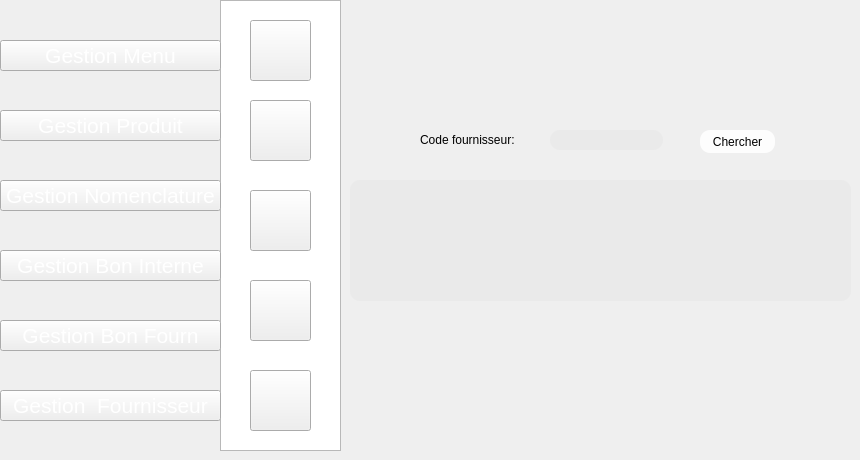
    <widget class="QWidget" name="page_108">
     <widget class="QPushButton" name="pushButton_1225">
      <property name="geometry">
       <rect>
        <x>0</x>
        <y>180</y>
        <width>221</width>
        <height>31</height>
       </rect>
      </property>
      <property name="font">
       <font>
        <pointsize>16</pointsize>
        <weight>50</weight>
        <bold>false</bold>
       </font>
      </property>
      <property name="styleSheet">
       <string notr="true">color: rgb(255, 255, 255);

</string>
      </property>
      <property name="text">
       <string>Gestion Nomenclature</string>
      </property>
     </widget>
     <widget class="QPushButton" name="pushButton_1226">
      <property name="geometry">
       <rect>
        <x>250</x>
        <y>280</y>
        <width>61</width>
        <height>61</height>
       </rect>
      </property>
      <property name="styleSheet">
       <string notr="true">image: url(:/new/prefix1/img/icon-supp2 (1).png);</string>
      </property>
      <property name="text">
       <string/>
      </property>
     </widget>
     <widget class="QPushButton" name="pushButton_1228">
      <property name="geometry">
       <rect>
        <x>250</x>
        <y>190</y>
        <width>61</width>
        <height>61</height>
       </rect>
      </property>
      <property name="styleSheet">
       <string notr="true">image: url(:/new/prefix1/img/icon-afficher2.png);</string>
      </property>
      <property name="text">
       <string/>
      </property>
     </widget>
     <widget class="QPushButton" name="pushButton_1229">
      <property name="geometry">
       <rect>
        <x>250</x>
        <y>370</y>
        <width>61</width>
        <height>61</height>
       </rect>
      </property>
      <property name="styleSheet">
       <string notr="true">
image: url(:/new/prefix1/img/aa.png);</string>
      </property>
      <property name="text">
       <string/>
      </property>
     </widget>
     <widget class="QPushButton" name="pushButton_1230">
      <property name="geometry">
       <rect>
        <x>250</x>
        <y>20</y>
        <width>61</width>
        <height>61</height>
       </rect>
      </property>
      <property name="styleSheet">
       <string notr="true">image: url(:/new/prefix1/img/icon-ajout2.png);
background-image: url(:/new/prefix1/img/bg.png);</string>
      </property>
      <property name="text">
       <string/>
      </property>
     </widget>
     <widget class="QPushButton" name="pushButton_1231">
      <property name="geometry">
       <rect>
        <x>0</x>
        <y>320</y>
        <width>221</width>
        <height>31</height>
       </rect>
      </property>
      <property name="font">
       <font>
        <pointsize>16</pointsize>
        <weight>50</weight>
        <bold>false</bold>
       </font>
      </property>
      <property name="styleSheet">
       <string notr="true">color: rgb(255, 255, 255);

</string>
      </property>
      <property name="text">
       <string>Gestion Bon Fourn</string>
      </property>
     </widget>
     <widget class="QPushButton" name="pushButton_1232">
      <property name="geometry">
       <rect>
        <x>250</x>
        <y>100</y>
        <width>61</width>
        <height>61</height>
       </rect>
      </property>
      <property name="styleSheet">
       <string notr="true">image: url(:/new/prefix1/img/icon-modif2 (1).png);</string>
      </property>
      <property name="text">
       <string/>
      </property>
     </widget>
     <widget class="QPushButton" name="pushButton_1233">
      <property name="geometry">
       <rect>
        <x>0</x>
        <y>110</y>
        <width>221</width>
        <height>31</height>
       </rect>
      </property>
      <property name="font">
       <font>
        <pointsize>16</pointsize>
        <weight>50</weight>
        <bold>false</bold>
       </font>
      </property>
      <property name="styleSheet">
       <string notr="true">color: rgb(255, 255, 255);

</string>
      </property>
      <property name="text">
       <string>Gestion Produit</string>
      </property>
     </widget>
     <widget class="QPushButton" name="pushButton_1234">
      <property name="geometry">
       <rect>
        <x>0</x>
        <y>250</y>
        <width>221</width>
        <height>31</height>
       </rect>
      </property>
      <property name="font">
       <font>
        <pointsize>16</pointsize>
        <weight>50</weight>
        <bold>false</bold>
       </font>
      </property>
      <property name="styleSheet">
       <string notr="true">color: rgb(255, 255, 255);

</string>
      </property>
      <property name="text">
       <string>Gestion Bon Interne</string>
      </property>
     </widget>
     <widget class="QPushButton" name="pushButton_1235">
      <property name="geometry">
       <rect>
        <x>0</x>
        <y>40</y>
        <width>221</width>
        <height>31</height>
       </rect>
      </property>
      <property name="font">
       <font>
        <pointsize>16</pointsize>
        <weight>50</weight>
        <bold>false</bold>
       </font>
      </property>
      <property name="styleSheet">
       <string notr="true">color: rgb(255, 255, 255);

</string>
      </property>
      <property name="text">
       <string>Gestion Menu</string>
      </property>
     </widget>
     <widget class="QListView" name="listView_96">
      <property name="geometry">
       <rect>
        <x>220</x>
        <y>0</y>
        <width>121</width>
        <height>451</height>
       </rect>
      </property>
      <property name="styleSheet">
       <string notr="true">background-image: url(:/new/prefix1/img/selected.png);</string>
      </property>
     </widget>
     <widget class="QLineEdit" name="lineEdit_29">
      <property name="geometry">
       <rect>
        <x>550</x>
        <y>130</y>
        <width>113</width>
        <height>20</height>
       </rect>
      </property>
      <property name="styleSheet">
       <string notr="true">                                         border-radius: 10px;
background-color: rgb(234, 234, 234);
font: 9pt &quot;MS Reference Sans Serif&quot;;</string>
      </property>
     </widget>
     <widget class="QPushButton" name="chercherfourn">
      <property name="geometry">
       <rect>
        <x>700</x>
        <y>130</y>
        <width>75</width>
        <height>23</height>
       </rect>
      </property>
      <property name="styleSheet">
       <string notr="true">                                         border-radius: 10px;
background-color: rgb(253, 253, 253);
                                        
font: 9pt &quot;MS Reference Sans Serif&quot;;</string>
      </property>
      <property name="text">
       <string>Chercher</string>
      </property>
     </widget>
     <widget class="QLabel" name="label_358">
      <property name="geometry">
       <rect>
        <x>420</x>
        <y>130</y>
        <width>111</width>
        <height>20</height>
       </rect>
      </property>
      <property name="styleSheet">
       <string notr="true">                                     border-radius: 10px;
font: 9pt &quot;MS Reference Sans Serif&quot;;
font: 9pt &quot;MS Reference Sans Serif&quot;;</string>
      </property>
      <property name="text">
       <string>Code fournisseur:</string>
      </property>
     </widget>
     <widget class="QTableView" name="tableView_12">
      <property name="geometry">
       <rect>
        <x>350</x>
        <y>180</y>
        <width>501</width>
        <height>121</height>
       </rect>
      </property>
      <property name="styleSheet">
       <string notr="true">                                     border-radius: 10px;
font: 9pt &quot;MS Reference Sans Serif&quot;;
background-color: rgb(234, 234, 234);</string>
      </property>
     </widget>
     <widget class="QPushButton" name="pushButton_586">
      <property name="geometry">
       <rect>
        <x>0</x>
        <y>390</y>
        <width>221</width>
        <height>31</height>
       </rect>
      </property>
      <property name="font">
       <font>
        <pointsize>16</pointsize>
        <weight>50</weight>
        <bold>false</bold>
       </font>
      </property>
      <property name="styleSheet">
       <string notr="true">color: rgb(255, 255, 255);

</string>
      </property>
      <property name="text">
       <string>Gestion  Fournisseur</string>
      </property>
     </widget>
     <zorder>listView_96</zorder>
     <zorder>pushButton_1225</zorder>
     <zorder>pushButton_1226</zorder>
     <zorder>pushButton_1228</zorder>
     <zorder>pushButton_1229</zorder>
     <zorder>pushButton_1230</zorder>
     <zorder>pushButton_1231</zorder>
     <zorder>pushButton_1232</zorder>
     <zorder>pushButton_1233</zorder>
     <zorder>pushButton_1234</zorder>
     <zorder>pushButton_1235</zorder>
     <zorder>lineEdit_29</zorder>
     <zorder>chercherfourn</zorder>
     <zorder>label_358</zorder>
     <zorder>tableView_12</zorder>
     <zorder>pushButton_586</zorder>
    </widget>
